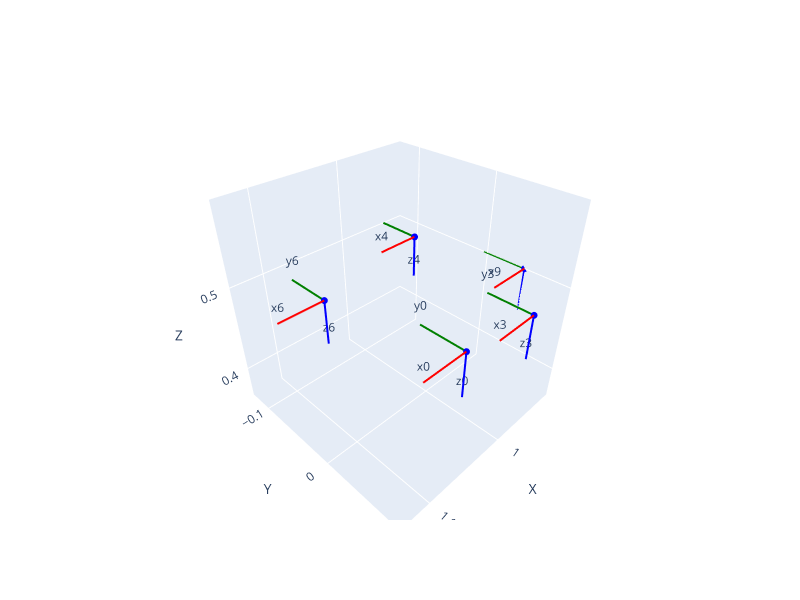

The code cell stored with this chart in its notebook:
### Code cell
# Plot filtered poses
unique_img_df = data.groupby("img").first()
poses = unique_img_df["pose"].values
img_idxes = unique_img_df.index.values

plot_poses(np.stack(poses), pose_labels=img_idxes)

### Figure 1 — Plotly figure (JSON) as saved in the notebook; plotly's stock layout.template omitted (floating-point values rounded to 4 significant figures)
{"data": [{"line": {"color": "red", "width": 4}, "mode": "lines", "showlegend": false, "type": "scatter3d", "x": [1.052, 1.102], "y": [0.08555, 0.08555], "z": [0.5, 0.5]}, {"marker": {"color": "red", "size": 4}, "mode": "markers", "showlegend": false, "type": "scatter3d", "x": [1.052], "y": [0.08555], "z": [0.5]}, {"mode": "text", "showlegend": false, "text": ["x0"], "textposition": "top center", "type": "scatter3d", "x": [1.102], "y": [0.08555], "z": [0.5]}, {"line": {"color": "green", "width": 4}, "mode": "lines", "showlegend": false, "type": "scatter3d", "x": [1.052, 1.052], "y": [0.08555, 0.03555], "z": [0.5, 0.5]}, {"marker": {"color": "green", "size": 4}, "mode": "markers", "showlegend": false, "type": "scatter3d", "x": [1.052], "y": [0.08555], "z": [0.5]}, {"mode": "text", "showlegend": false, "text": ["y0"], "textposition": "top center", "type": "scatter3d", "x": [1.052], "y": [0.03555], "z": [0.5]}, {"line": {"color": "blue", "width": 4}, "mode": "lines", "showlegend": false, "type": "scatter3d", "x": [1.052, 1.052], "y": [0.08555, 0.08555], "z": [0.5, 0.45]}, {"marker": {"color": "blue", "size": 4}, "mode": "markers", "showlegend": false, "type": "scatter3d", "x": [1.052], "y": [0.08555], "z": [0.5]}, {"mode": "text", "showlegend": false, "text": ["z0"], "textposition": "top center", "type": "scatter3d", "x": [1.052], "y": [0.08555], "z": [0.45]}, {"line": {"color": "red", "width": 4}, "mode": "lines", "showlegend": false, "type": "scatter3d", "x": [0.9723, 1.022], "y": [0.09609, 0.09609], "z": [0.5, 0.5]}, {"marker": {"color": "red", "size": 4}, "mode": "markers", "showlegend": false, "type": "scatter3d", "x": [0.9723], "y": [0.09609], "z": [0.5]}, {"mode": "text", "showlegend": false, "text": ["x3"], "textposition": "top center", "type": "scatter3d", "x": [1.022], "y": [0.09609], "z": [0.5]}, {"line": {"color": "green", "width": 4}, "mode": "lines", "showlegend": false, "type": "scatter3d", "x": [0.9723, 0.9723], "y": [0.09609, 0.04609], "z": [0.5, 0.5]}, {"marker": {"color": "green", "size": 4}, "mode": "markers", "showlegend": false, "type": "scatter3d", "x": [0.9723], "y": [0.09609], "z": [0.5]}, {"mode": "text", "showlegend": false, "text": ["y3"], "textposition": "top center", "type": "scatter3d", "x": [0.9723], "y": [0.04609], "z": [0.5]}, {"line": {"color": "blue", "width": 4}, "mode": "lines", "showlegend": false, "type": "scatter3d", "x": [0.9723, 0.9723], "y": [0.09609, 0.09609], "z": [0.5, 0.45]}, {"marker": {"color": "blue", "size": 4}, "mode": "markers", "showlegend": false, "type": "scatter3d", "x": [0.9723], "y": [0.09609], "z": [0.5]}, {"mode": "text", "showlegend": false, "text": ["z3"], "textposition": "top center", "type": "scatter3d", "x": [0.9723], "y": [0.09609], "z": [0.45]}, {"line": {"color": "red", "width": 4}, "mode": "lines", "showlegend": false, "type": "scatter3d", "x": [0.9386, 0.9886], "y": [-0.07893, -0.07893], "z": [0.5, 0.5]}, {"marker": {"color": "red", "size": 4}, "mode": "markers", "showlegend": false, "type": "scatter3d", "x": [0.9386], "y": [-0.07893], "z": [0.5]}, {"mode": "text", "showlegend": false, "text": ["x4"], "textposition": "top center", "type": "scatter3d", "x": [0.9886], "y": [-0.07893], "z": [0.5]}, {"line": {"color": "green", "width": 4}, "mode": "lines", "showlegend": false, "type": "scatter3d", "x": [0.9386, 0.9386], "y": [-0.07893, -0.1289], "z": [0.5, 0.5]}, {"marker": {"color": "green", "size": 4}, "mode": "markers", "showlegend": false, "type": "scatter3d", "x": [0.9386], "y": [-0.07893], "z": [0.5]}, {"mode": "text", "showlegend": false, "text": ["y4"], "textposition": "top center", "type": "scatter3d", "x": [0.9386], "y": [-0.1289], "z": [0.5]}, {"line": {"color": "blue", "width": 4}, "mode": "lines", "showlegend": false, "type": "scatter3d", "x": [0.9386, 0.9386], "y": [-0.07893, -0.07893], "z": [0.5, 0.45]}, {"marker": {"color": "blue", "size": 4}, "mode": "markers", "showlegend": false, "type": "scatter3d", "x": [0.9386], "y": [-0.07893], "z": [0.5]}, {"mode": "text", "showlegend": false, "text": ["z4"], "textposition": "top center", "type": "scatter3d", "x": [0.9386], "y": [-0.07893], "z": [0.45]}, {"line": {"color": "red", "width": 4}, "mode": "lines", "showlegend": false, "type": "scatter3d", "x": [1.086, 1.136], "y": [-0.05022, -0.05022], "z": [0.5, 0.5]}, {"marker": {"color": "red", "size": 4}, "mode": "markers", "showlegend": false, "type": "scatter3d", "x": [1.086], "y": [-0.05022], "z": [0.5]}, {"mode": "text", "showlegend": false, "text": ["x6"], "textposition": "top center", "type": "scatter3d", "x": [1.136], "y": [-0.05022], "z": [0.5]}, {"line": {"color": "green", "width": 4}, "mode": "lines", "showlegend": false, "type": "scatter3d", "x": [1.086, 1.086], "y": [-0.05022, -0.1002], "z": [0.5, 0.5]}, {"marker": {"color": "green", "size": 4}, "mode": "markers", "showlegend": false, "type": "scatter3d", "x": [1.086], "y": [-0.05022], "z": [0.5]}, {"mode": "text", "showlegend": false, "text": ["y6"], "textposition": "top center", "type": "scatter3d", "x": [1.086], "y": [-0.1002], "z": [0.5]}, {"line": {"color": "blue", "width": 4}, "mode": "lines", "showlegend": false, "type": "scatter3d", "x": [1.086, 1.086], "y": [-0.05022, -0.05022], "z": [0.5, 0.45]}, {"marker": {"color": "blue", "size": 4}, "mode": "markers", "showlegend": false, "type": "scatter3d", "x": [1.086], "y": [-0.05022], "z": [0.5]}, {"mode": "text", "showlegend": false, "text": ["z6"], "textposition": "top center", "type": "scatter3d", "x": [1.086], "y": [-0.05022], "z": [0.45]}, {"line": {"color": "red", "width": 4}, "mode": "lines", "showlegend": false, "type": "scatter3d", "x": [0.911, 0.961], "y": [0.04555, 0.04555], "z": [0.5, 0.5]}, {"marker": {"color": "red", "size": 4}, "mode": "markers", "showlegend": false, "type": "scatter3d", "x": [0.911], "y": [0.04555], "z": [0.5]}, {"mode": "text", "showlegend": false, "text": ["x9"], "textposition": "top center", "type": "scatter3d", "x": [0.961], "y": [0.04555], "z": [0.5]}, {"line": {"color": "green", "width": 4}, "mode": "lines", "showlegend": false, "type": "scatter3d", "x": [0.911, 0.911], "y": [0.04555, -0.004454], "z": [0.5, 0.5]}, {"marker": {"color": "green", "size": 4}, "mode": "markers", "showlegend": false, "type": "scatter3d", "x": [0.911], "y": [0.04555], "z": [0.5]}, {"mode": "text", "showlegend": false, "text": ["y9"], "textposition": "top center", "type": "scatter3d", "x": [0.911], "y": [-0.004454], "z": [0.5]}, {"line": {"color": "blue", "width": 4}, "mode": "lines", "showlegend": false, "type": "scatter3d", "x": [0.911, 0.911], "y": [0.04555, 0.04555], "z": [0.5, 0.45]}, {"marker": {"color": "blue", "size": 4}, "mode": "markers", "showlegend": false, "type": "scatter3d", "x": [0.911], "y": [0.04555], "z": [0.5]}, {"mode": "text", "showlegend": false, "text": ["z9"], "textposition": "top center", "type": "scatter3d", "x": [0.911], "y": [0.04555], "z": [0.45]}], "layout": {"height": 600, "scene": {"aspectmode": "cube", "xaxis": {"range": [0.911, 1.136], "title": {"text": "X"}}, "yaxis": {"range": [-0.1292, 0.09633], "title": {"text": "Y"}}, "zaxis": {"range": [0.3622, 0.5878], "title": {"text": "Z"}}}, "width": 800}}
